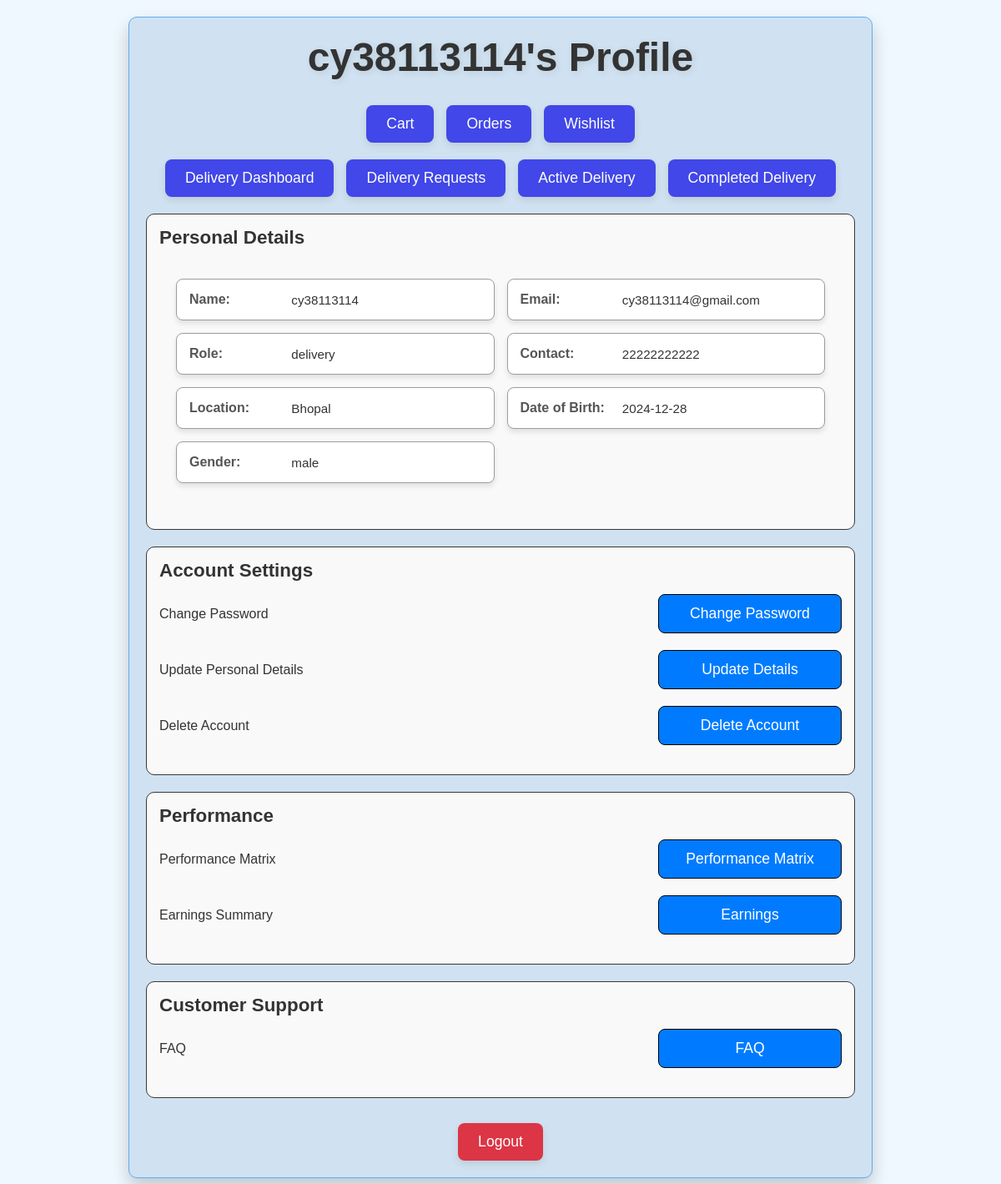
Before: /auth/profile/2 (signed in) with the older database file.
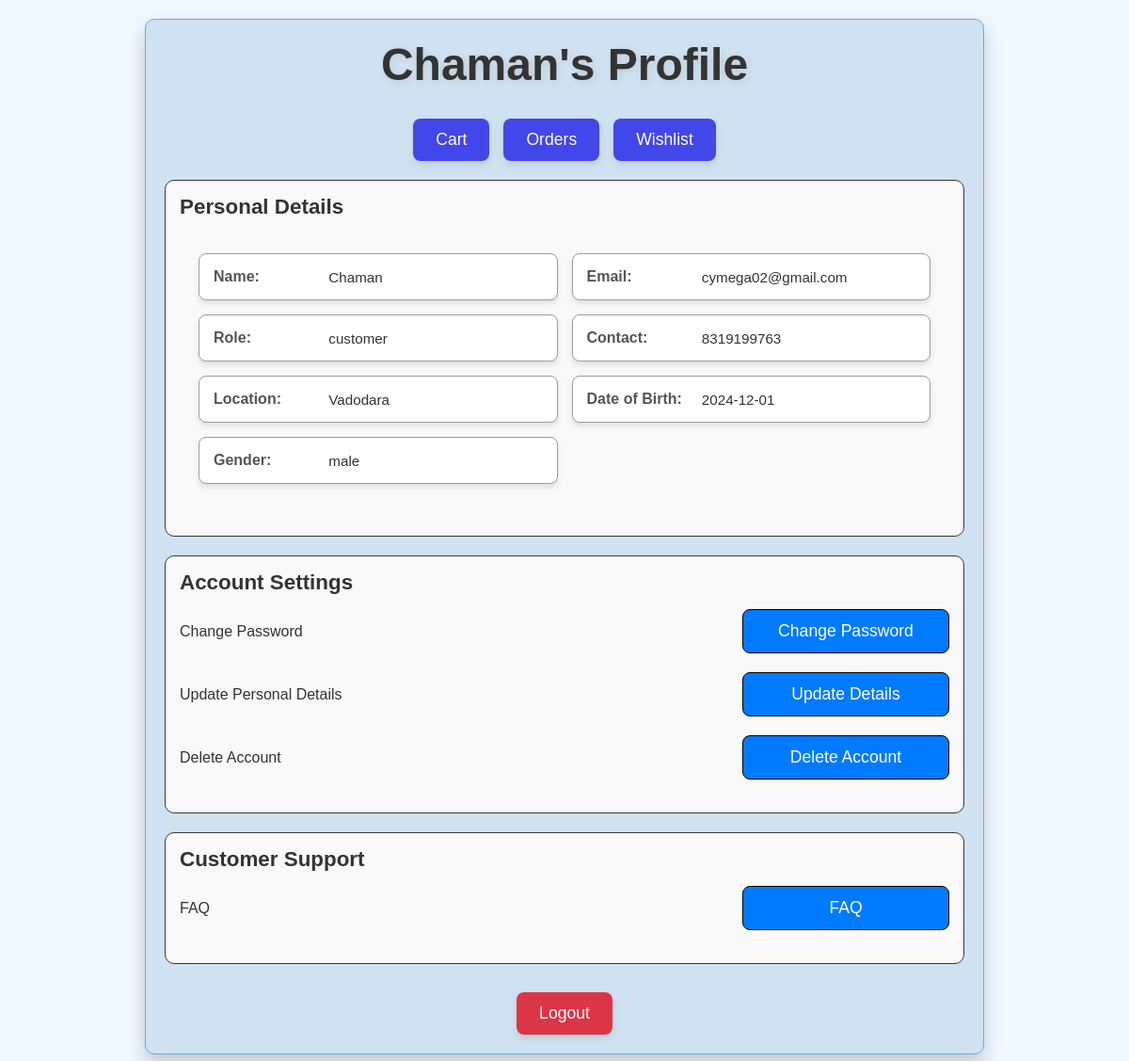
After: the same page with the newer database file.
### app/models.py (models this page shows, shortened)
class User(UserMixin, db.Model):
    id = db.Column(db.Integer, primary_key=True)
    username = db.Column(db.String(50), nullable=False)
    email = db.Column(db.String(100), unique=True, nullable=False)
    password = db.Column(db.String(255), nullable=False)
    role = db.Column(db.String(20), nullable=False)
    contact = db.Column(db.String(20), nullable=False)
    location = db.Column(db.String(100), nullable=False)
    dob = db.Column(db.Date, nullable=False)
    gender = db.Column(db.String(10), nullable=False)
    reset_token = db.Column(db.String(128), nullable=True)

### app/auth.py (the view)
@auth.route('/profile/<int:id>')
@login_required
def profile(id):
    user = User.query.get(id)
    if not user:
        abort(404)
    from flask_login import current_user
    if current_user.id != id and current_user.role != 'admin':
        abort(403)
    return render_template('profile.html', user=user)

### app/templates/profile.html (shortened to what this page needs)
    <!DOCTYPE html>
    <html lang="en">
    <head>
    </head>
    <body>
        <div class="container">
            <header>
                <h1>{{ user.username }}'s Profile</h1>
            </header>
            <div class="center-buttons">
                <button>Cart</button>
                <button>Orders</button>
                <button>Wishlist</button>
            </div>
            {% if user.role == 'delivery' %}
            <div class="center-buttons">
                <button>Delivery Dashboard</button>
                <button>Delivery Requests</button>
                <button>Active Delivery</button>
                <button>Completed Delivery</button>
            </div>
            {% endif %}
            <section id="personal-details">
                <h2>Personal Details</h2>
            <ul class="info">
                <li>
                    <span class="label">Name:</span>
                    <span class="value">{{ user.username }}</span>
                </li>
                <li>
                    <span class="label">Email:</span>
                    <span class="value">{{ user.email }}</span>
                </li>
                <li>
                    <span class="label">Role:</span>
                    <span class="value">{{ user.role }}</span>
                </li>
                <li>
                    <span class="label">Contact:</span>
                    <span class="value">{{ user.contact }}</span>
                </li>
                <li>
                    <span class="label">Location:</span>
                    <span class="value">{{ user.location }}</span>
                </li>
                <li>
                    <span class="label">Date of Birth:</span>
                    <span class="value">{{ user.dob }}</span>
                </li>
                <li>
                    <span class="label">Gender:</span>
                    <span class="value">{{ user.gender }}</span>
                </li>
            </ul>
            </section>
            <section id="account-settings">
                <h2>Account Settings</h2>
                <div>
                    <span>Change Password</span>
                    <form action="{{ url_for('auth.change_password', id=user.id) }}" method="get" style="display: inline;">
                        <button class="change-password-btn">Change Password</button>
                    </form>
                </div>
                <div>
                    <span>Update Personal Details</span>
                    <form action="{{ url_for('auth.update_details', id=user.id) }}" method="get" style="display: inline;">
                        <button type="submit" class="btn btn-primary">Update Details</button>
                    </form>
                </div>
                <div>
                    <span>Delete Account</span>
                    <a href="{{ url_for('auth.confirm_delete', id=user.id) }}">
                        <button class="delete-account-btn">Delete Account</button>
                    </a>
                </div>
            </section>
            {% if user.role == 'delivery' %}
<section id="performance">
    <h2>Performance</h2>
    <div>
        <span>Performance Matrix</span>
        <button class="performance-btn">Performance Matrix</button>
    </div>
    <div>
        <span>Earnings Summary</span>
        <button class="earnings-btn">Earnings</button>
    </div>
</section>
{% endif %}
            <section id="support">
                <h2>Customer Support</h2>
                <div>
                    <span>FAQ</span>
                    <button>FAQ</button>
                </div>
            </section>
            <footer>
                <form action="{{ url_for('auth.logout') }}" class="btn logout-btn" method="get" style="display: inline;">
                    <button class="logout-btn">Logout</button>
                </form>
            </footer>
        </div>
    </body>
    </html>

### app/templates/profile.html (style rules this page uses)
body { font-family: Arial, sans-serif; margin: 0; padding: 0; display: flex; flex-direction: column; align-items: center; background-color: #f0f8ff; }
.container { width: 90%; max-width: 850px; background: #d0e2f1; border: 1px solid #5eacf1; border-radius: 10px; padding: 20px; box-shadow: 0 10px 20px rgba(0, 0, 0, 0.2); margin: 20px 0; position: relative; z-index: 10; }
header { text-align: center; margin-bottom: 30px; }
header h1 { margin: 0; font-size: 3em; color: #333; font-weight: bold; text-shadow: 2px 2px 8px rgba(0, 0, 0, 0.1); transition: all 0.3s ease-in-out; }
.center-buttons { display: flex; justify-content: center; gap: 15px; margin: 20px 0; }
.center-buttons button { padding: 12px 24px; background-color: #4147e8; color: #fff; border: none; border-radius: 8px; cursor: pointer; font-size: 1.1em; transition: all 0.3s ease-in-out; box-shadow: 0 4px 10px rgba(0, 0, 0, 0.1); }
ul.info { list-style: none; padding: 20px; border-radius: 10px; background-color: #f9f9f9; display: grid; grid-template-columns: repeat(2, 1fr); gap: 15px; margin-bottom: 20px; }
ul.info li { background: #ffffff; padding: 15px; border: 1px solid #9c9c9c; border-radius: 8px; box-shadow: 0 4px 6px rgba(0, 0, 0, 0.1); display: flex; flex-direction: row; justify-content: space-between; align-items: center; text-align: left; }
ul.info .label { font-weight: bold; color: #555; margin-right: 10px; flex-basis: 30%; }
ul.info .value { font-size: 0.95rem; color: #333; flex-basis: 65%; word-wrap: break-word; }
section { border: 1px solid #393636; border-radius: 10px; padding: 15px; margin-bottom: 20px; background-color: #f9f9f9; }
section h2 { margin: 0 0 15px; font-size: 1.4em; color: #333; }
section div { display: flex; justify-content: center; align-items: center; margin-bottom: 10px; }
#account-settings div, #performance div, #support div { display: flex; justify-content: space-between; align-items: center; margin-bottom: 20px; }
#account-settings button, #performance button, #support button { width: 220px; padding: 12px 20px; text-align: center; background-color: #007bff; color: #fff; border: black 1px solid; border-radius: 8px; cursor: pointer; font-size: 1.1em; transition: all 0.3s ease; }
#account-settings span, #performance span, #support span { flex: 1; text-align: left; font-size: 1em; color: #333; padding-right: 15px; }
section div span { flex: 1; text-align: left; font-size: 1em; color: #555; }
section div button { padding: 8px 16px; background-color: #007bff; color: #fff; border: none; border-radius: 5px; cursor: pointer; font-size: 0.95em; }
footer { text-align: center; margin-top: 30px; }
footer button { padding: 12px 24px; background-color: #dc3545; color: #fff; border: none; border-radius: 8px; cursor: pointer; font-size: 1.1em; transition: all 0.3s ease; box-shadow: 0 4px 10px rgba(0, 0, 0, 0.1); }

Changed rows visible on the page:
changed User "male": username "cy38113114" → "Chaman"; email "cy38113114@gmail.com" → "cymega02@gmail.com"; role "delivery" → "customer"; contact "22222222222" → "8319199763"; location "Bhopal" → "Vadodara"; dob "2024-12-28" → "2024-12-01"
Other visible differences:
text no longer shown: "Delivery Dashboard Delivery Requests Active Delivery Completed Delivery Performance Performance Matrix Performance Matrix Earnings Summary Earnings"
